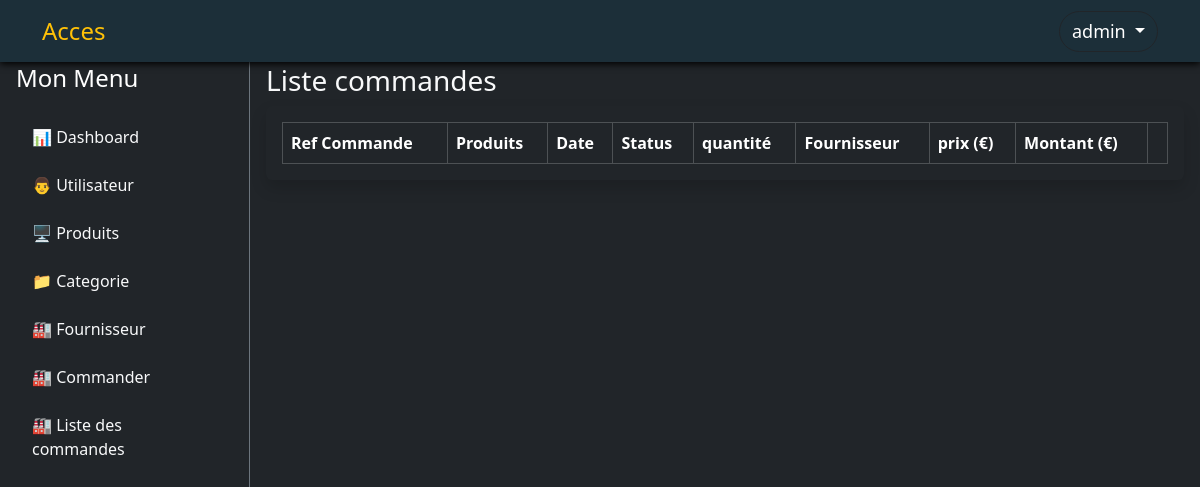
Page /index.php?action=supplier_order_list (signed in) on the earlier database version.
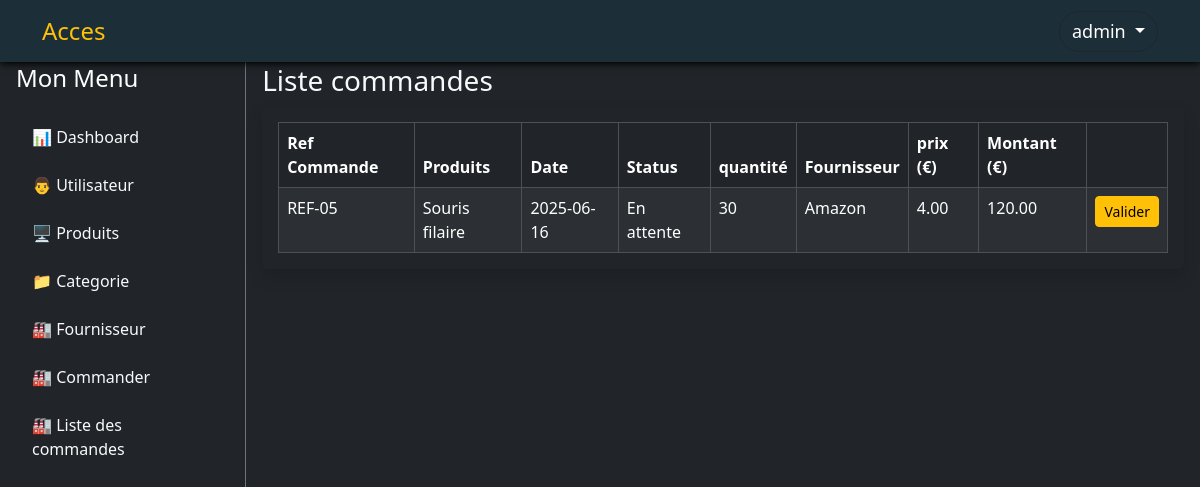
Same page on the later database version.
### tables this page shows
CREATE TABLE IF NOT EXISTS `supplierorder` (
  `supplier_order_id` int NOT NULL AUTO_INCREMENT,
  `supplier_order_reference` varchar(10) NOT NULL,
  `supplier_order_date` date NOT NULL,
  `supplier_order_status` varchar(25) NOT NULL,
  `supplier_id` int DEFAULT NULL,
  PRIMARY KEY (`supplier_order_id`),
  KEY `fk_supplierOrder_supplier` (`supplier_id`)
);

CREATE TABLE IF NOT EXISTS `product` (
  `product_id` int NOT NULL AUTO_INCREMENT,
  `product_reference` varchar(25) NOT NULL,
  `product_name` varchar(25) NOT NULL,
  `product_description` varchar(255) NOT NULL,
  `product_quantity_stock` int NOT NULL,
  `product_alert_threshold` int NOT NULL,
  `product_unit_price` decimal(12,2) NOT NULL,
  `supplier_id` int NOT NULL,
  `category_id` int NOT NULL,
  PRIMARY KEY (`product_id`),
  UNIQUE KEY `product_reference` (`product_reference`),
  UNIQUE KEY `product_name` (`product_name`),
  KEY `fk_product_category` (`category_id`),
  KEY `fk_product_supplier` (`supplier_id`)
);

CREATE TABLE IF NOT EXISTS `supplierorderdetail` (
  `supplier_order_detail_id` int NOT NULL AUTO_INCREMENT,
  `so_quantity` int NOT NULL,
  `purchase_price` decimal(12,2) NOT NULL,
  `user_id` int NOT NULL,
  `product_id` int NOT NULL,
  `supplier_order_id` int NOT NULL,
  PRIMARY KEY (`supplier_order_detail_id`),
  UNIQUE KEY `uq_sod` (`supplier_order_id`,`user_id`,`product_id`),
  KEY `fk_sod_product` (`product_id`),
  KEY `fk_sod_user` (`user_id`)
);

CREATE TABLE IF NOT EXISTS `supplier` (
  `supplier_id` int NOT NULL AUTO_INCREMENT,
  `supplier` varchar(25) NOT NULL,
  `supplier_address` varchar(25) NOT NULL,
  `supplier_phone_number` varchar(20) NOT NULL,
  `supplier_email` varchar(100) NOT NULL,
  PRIMARY KEY (`supplier_id`)
);

### controllers/SupplierOrderController.php (called while the page is built, shortened)
<?php
require_once __DIR__ . '/../models/SupplierOrder.php';
class SupplierOrderController
{
    private SupplierOrder $supplierOrderModel;
    public function __construct(SupplierOrder $supplierOrderModel, Supplier $supplierModel, Product $productModel, SupplierOrderDetail $supplierOrderDetailModel)
    {
        $this->supplierOrderModel = $supplierOrderModel;
    }
    public function index()
    {
        $supplier_orders = $this->supplierOrderModel->get_all_supplier_order();
        require __DIR__ . '/../views/admin/supplier_order/index.php';
    }
}

### models/SupplierOrder.php (called while the page is built, shortened)
<?php
require_once __DIR__ . '/../config/database.php';
class SupplierOrder
{
    private $db;
    public function __construct() {
        $this->db = Database::getInstance()->getConnection();
    }
    public function get_all_supplier_order()
    {
        $sql = "SELECT
        supplierorderdetail.supplier_order_detail_id,
        supplierorderdetail.so_quantity,
        supplierorderdetail.purchase_price,
        supplierorder.supplier_order_id,
        supplierorder.supplier_order_date,
        supplierorder.supplier_order_reference,
        supplierorder.supplier_order_status,
        supplier.supplier,
        product.product_id,
        product.product_name,
        (supplierorderdetail.so_quantity * supplierorderdetail.purchase_price) AS 'total_price'
        FROM supplierorder
        JOIN supplierorderdetail
        ON supplierorder.supplier_order_id = supplierorderdetail.supplier_order_id
        JOIN supplier
        ON supplierorder.supplier_id = supplier.supplier_id
        LEFT JOIN product
        ON supplierorderdetail.product_id = product.product_id
        ORDER BY supplierorder.supplier_order_id DESC";
        $stmt = $this->db->query($sql);
        return $stmt->fetchAll(PDO::FETCH_ASSOC);
    }
}
?>

### config/database.php (called while the page is built)
<?php
class Database {
    private static $instance = null;
    private $connection;
    private $host = 'localhost';
    private $dbname = 'nfe';
    private $username = 'root';
    private $password = '';
    private function __construct() {
        try {
            $this->connection = new PDO("mysql:host=$this->host;dbname=$this->dbname;charset=utf8", $this->username, $this->password);
            $this->connection->setAttribute(PDO::ATTR_ERRMODE, PDO::ERRMODE_EXCEPTION);
        } catch (PDOException $e) {
            die("Erreur de connexion : " . $e->getMessage());
        }
    }
    public static function getInstance() {
        if (!self::$instance) {
            self::$instance = new Database();
        }
        return self::$instance;
    }
    public function getConnection() {
        return $this->connection;
    }
}
?>

### views/admin/supplier_order/index.php (the view, shortened to what this page needs)
<?php include __DIR__.'/../layout/header.php';?>
  <div class="flex-grow-1 p-3 mt-5">
    <h3>Liste commandes</h3>
<div class="table-responsive bg-dark p-3 rounded shadow">
    <table class="table table-dark table-striped table-hover table-bordered mb-0">
    <thead>
    <tr>
        <th>Ref Commande</th>
        <th>Produits</th>
        <th>Date</th>
        <th>Status</th>
        <th>quantité</th>
        <th>Fournisseur</th>
        <th>prix (€)</th>
        <th>Montant (€)</th>
        <th></th>
    </tr>
    </thead>
    <?php if(!empty($supplier_orders)):?>
    <tbody>
    <?php foreach($supplier_orders as $supplier_order) : ?>
        <tr>
            <td><?= $supplier_order['supplier_order_reference']; ?></td>
            <td><?= $supplier_order['product_name']; ?></td>
            <td><?= $supplier_order['supplier_order_date']; ?></td>
            <td><?= $supplier_order['supplier_order_status']; ?></td>
            <td><?= $supplier_order['so_quantity']; ?></td>
            <td><?= $supplier_order['supplier']; ?></td>
            <td><?= $supplier_order['purchase_price']; ?></td>
            <td><?= $supplier_order['total_price']; ?></td>
            <td>
                <?php if($supplier_order['supplier_order_status'] === 'Livrée'):?>
                    <button class="btn btn-sm btn-success">Livrée</button>
                <?php else:?>
                <form method='POST' action="index.php?action=supplier_order_validate&id=<?= $supplier_order['supplier_order_id'];?>&product_id=<?=$supplier_order['product_id']?>&sod_id=<?=$supplier_order['supplier_order_detail_id']?>" onsubmit="return confirm('Voulez-vous vraiment valider l\'entrée de <?=$supplier_order['so_quantity']?>  <?=$supplier_order['product_name']?>?');" class="d-inline-block m-0 p-0">
                    <input class="btn btn-warning btn-sm" title="Valider"  type="submit" value="Valider">
                </form>
                <?php endif;?>
            </td>
        </tr>
    <?php endforeach; ?>
    </tbody>
    <?php endif;?>
    </table>
</div>
<?php include __DIR__.'/../layout/footer.php';?>

Differences in the rows shown:
added supplierorder: supplier_order_reference "REF-05", product.product_name "Souris filaire", supplier_order_date "2025-06-16", supplier_order_status "En attente", supplierorderdetail.so_quantity "30", supplier.supplier "Amazon", supplierorderdetail.purchase_price "4.00", total_price "120.00"
